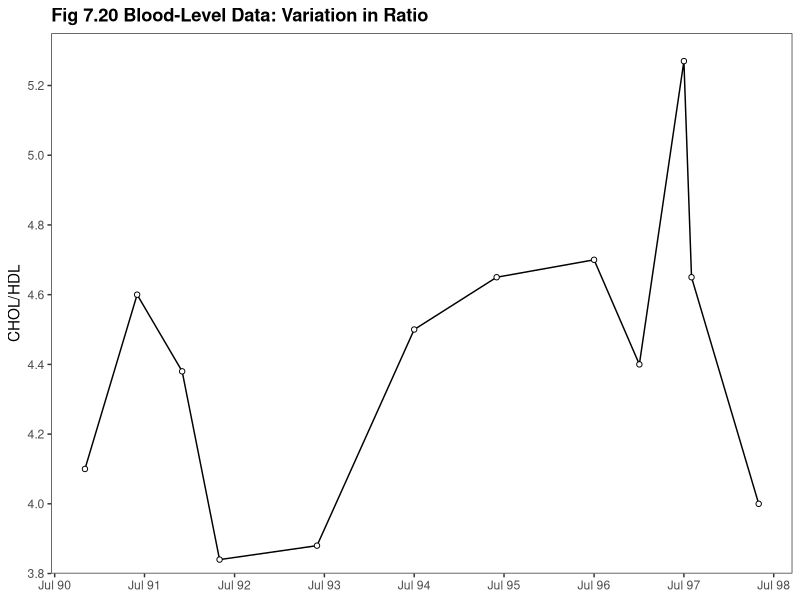
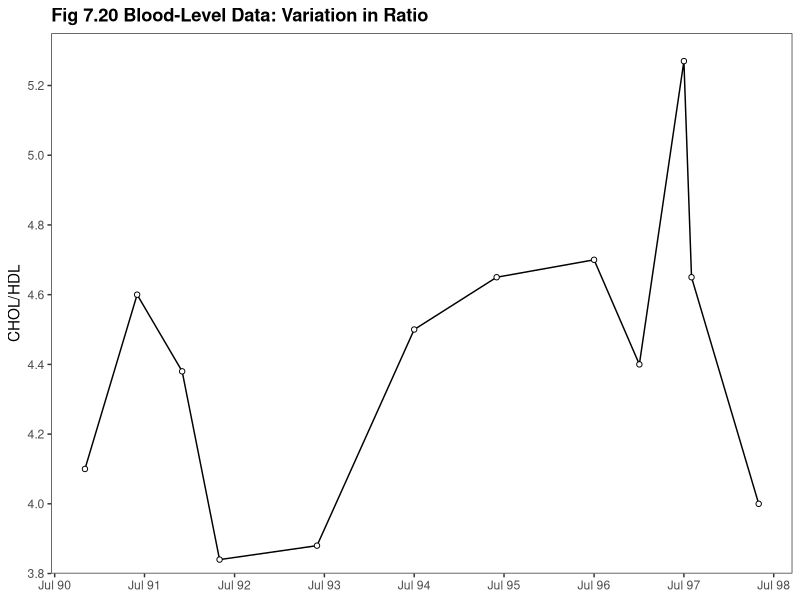

Recreate these plots in R, in order.
library(ggplot2)
library(scales)

this_base <- "fig07-20_blood-level-data-variation-in-ratio"

my_data <- data.frame(time = c("1990-11-01", "1991-06-01", "1991-12-01",
                            "1992-05-01", "1993-06-01", "1994-07-01",
                            "1995-06-01", "1996-07-01", "1997-01-01", 
                            "1997-07-01", "1997-08-01", "1998-05-01"),
                   chol_hdl = c(4.1, 4.6, 4.38, 3.84, 3.88, 4.5, 
                                4.65, 4.7, 4.4, 5.27, 4.65, 4))

my_data$time <- as.Date(my_data$time)

p <- ggplot(my_data, aes(x = time, y = chol_hdl)) +
  geom_line() +
  geom_point(shape = 21, fill = "white") +
  scale_x_date(breaks = seq(as.Date("1990-07-01"), as.Date("1998-07-01"), 
                            "year"), labels = date_format("%b %y")) +
  scale_y_continuous(breaks = seq(3.8, 5.2, 0.2), limits = c(3.8, 5.35),
                     expand = c(0, 0)) +
  labs(x = NULL, y = "CHOL/HDL") +
  ggtitle("Fig 7.20 Blood-Level Data: Variation in Ratio") + 
  theme_bw() +
  theme(panel.grid.major = element_blank(),
        panel.grid.minor = element_blank(),
        plot.title = element_text(size = rel(1.2), face = "bold"))

p

ggsave(paste0(this_base, ".png"), 
       p, width = 6, height = 4)

## note: my_data is estimated
